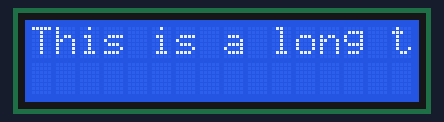
The sketch below on a simulated Arduino Uno, built with avr-gcc and run on an emulated ATmega328P. Shown: 16×2 character LCD.

Above: at 0.1 s.
At 1.7 s:
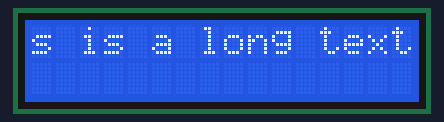
At 3.5 s:
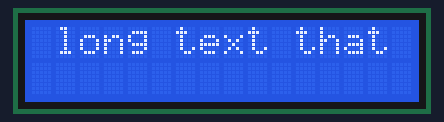
At 6.9 s:
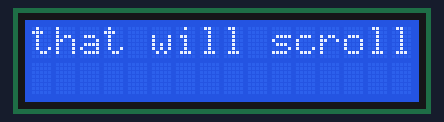
At 10.2 s:
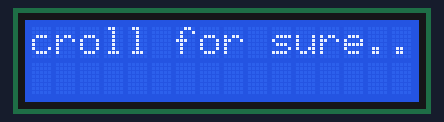
At 13.5 s:
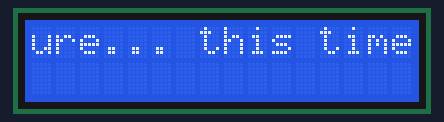

The sketch:

lcd_code1.ino
```cpp
//////////// CODE 1 ////////////

/*#include <LiquidCrystal.h>
const int numRows = 2;
const int numCols = 16;

LiquidCrystal lcd(12,11,5,4,3,2);

void setup()
{
  lcd.begin(numCols, numRows);
  lcd.print("It's alivee!!");
}

void loop()
{
  lcd.setCursor(0,1);
  lcd.print(millis()/1000);
}
*/


//////////// CODE 2 ////////////

/*const int numRows = 2;
const int numCols = 16;

int count;
LiquidCrystal lcd(12,11,5,4,3,2);

void setup()
{
  lcd.begin(numCols, numRows);
  lcd.print("Allahu akba!!!");
  for(int i=9; i>0; i--)
  {
    lcd.setCursor(15,0);
  	lcd.print(i);
    delay(1000);
  }
}

void loop()
{
  int columnWidth = 4;
  int displayColumns = 3;

  lcd.clear();
  for(int col=0; col<displayColumns; col++)
  {
    lcd.setCursor(col * columnWidth, 0);
    count = count + 1;
    lcd.print(count);
  }
  delay(1000);
}*/


//////////// CODE 3 ////////////

//TEXT SCROLLING 1
/*#include <LiquidCrystal.h>
const int numRows = 2;
const int numCols = 16;
LiquidCrystal lcd(12,11,5,4,3,2);

const int tiltPin = 7;
const char textString[] = "Tilt to scroll";
const int textLen = sizeof(textString) -1;
bool isTilted = false;

void setup()
{
  lcd.begin(numCols,numRows);
  pinMode(tiltPin, INPUT_PULLUP);
  lcd.print(textString);
}

void loop()
{
  if(digitalRead(tiltPin) == LOW && isTilted == false)
  {
    isTilted = true;
    for(int position = 0; position < textLen; position++)
    {
      lcd.scrollDisplayLeft();
      delay(150);
    }
  }
  if(digitalRead(tiltPin) == HIGH && isTilted == true)
    isTilted = true;
    for(int position = 0; position < textLen; position++)
    {
      lcd.scrollDisplayRight();
      delay(150);
    }
}*/


//////////// CODE 4 ////////////
//TEXT SCROLLING 2
#include <LiquidCrystal.h>
const int numRows = 2;
const int numCols = 16;
LiquidCrystal lcd(12,11,5,4,3,2);

void setup()
{
  lcd.begin(numCols,numRows);
  marquee("This is a long text that will scroll for sure... this time");
}
void loop()
{
}
void marquee(char *text)
{
  int length = strlen(text);
  if(length < numCols)
    lcd.print(text);
  else
  {
    int pos;
    for(pos =0;pos < numCols; pos++)
      lcd.print(text[pos]);
    delay(1000);
    pos=1;
    while(pos <= length - numCols)
    {
      lcd.setCursor(0,0);
      for(int i=0;i < numCols; i++)
        lcd.print(text[pos+i]);
      delay(300);
      pos=pos+1;
    }
  }
}
```
